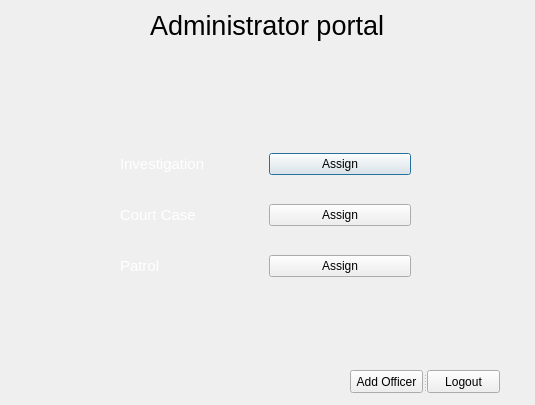
<?xml version="1.0" encoding="UTF-8"?>
<ui version="4.0">
 <class>Administrator</class>
 <widget class="QDialog" name="Administrator">
  <property name="geometry">
   <rect>
    <x>0</x>
    <y>0</y>
    <width>535</width>
    <height>405</height>
   </rect>
  </property>
  <property name="windowTitle">
   <string>Dialog</string>
  </property>
  <property name="styleSheet">
   <string notr="true">Administrator{
background-image:url(:/new/photos/court/5a7f7e53c89b6_lapdvc3.jpg.f4f918bad99fe36f51191df4394af580.jpg);
}</string>
  </property>
  <widget class="QLabel" name="label">
   <property name="geometry">
    <rect>
     <x>150</x>
     <y>10</y>
     <width>261</width>
     <height>31</height>
    </rect>
   </property>
   <property name="palette">
    <palette>
     <active/>
     <inactive/>
     <disabled/>
    </palette>
   </property>
   <property name="font">
    <font>
     <pointsize>20</pointsize>
    </font>
   </property>
   <property name="text">
    <string>Administrator portal</string>
   </property>
  </widget>
  <widget class="QWidget" name="layoutWidget">
   <property name="geometry">
    <rect>
     <x>120</x>
     <y>130</y>
     <width>291</width>
     <height>171</height>
    </rect>
   </property>
   <layout class="QGridLayout" name="gridLayout">
    <item row="0" column="0">
     <widget class="QLabel" name="label_2">
      <property name="palette">
       <palette>
        <active>
         <colorrole role="WindowText">
          <brush brushstyle="SolidPattern">
           <color alpha="255">
            <red>255</red>
            <green>255</green>
            <blue>255</blue>
           </color>
          </brush>
         </colorrole>
        </active>
        <inactive>
         <colorrole role="WindowText">
          <brush brushstyle="SolidPattern">
           <color alpha="255">
            <red>255</red>
            <green>255</green>
            <blue>255</blue>
           </color>
          </brush>
         </colorrole>
        </inactive>
        <disabled>
         <colorrole role="WindowText">
          <brush brushstyle="SolidPattern">
           <color alpha="255">
            <red>120</red>
            <green>120</green>
            <blue>120</blue>
           </color>
          </brush>
         </colorrole>
        </disabled>
       </palette>
      </property>
      <property name="font">
       <font>
        <pointsize>11</pointsize>
       </font>
      </property>
      <property name="text">
       <string>Investigation</string>
      </property>
     </widget>
    </item>
    <item row="0" column="1">
     <widget class="QPushButton" name="pushButton_3">
      <property name="text">
       <string>Assign</string>
      </property>
     </widget>
    </item>
    <item row="1" column="0">
     <widget class="QLabel" name="label_3">
      <property name="palette">
       <palette>
        <active>
         <colorrole role="WindowText">
          <brush brushstyle="SolidPattern">
           <color alpha="255">
            <red>255</red>
            <green>255</green>
            <blue>255</blue>
           </color>
          </brush>
         </colorrole>
        </active>
        <inactive>
         <colorrole role="WindowText">
          <brush brushstyle="SolidPattern">
           <color alpha="255">
            <red>255</red>
            <green>255</green>
            <blue>255</blue>
           </color>
          </brush>
         </colorrole>
        </inactive>
        <disabled>
         <colorrole role="WindowText">
          <brush brushstyle="SolidPattern">
           <color alpha="255">
            <red>120</red>
            <green>120</green>
            <blue>120</blue>
           </color>
          </brush>
         </colorrole>
        </disabled>
       </palette>
      </property>
      <property name="font">
       <font>
        <pointsize>11</pointsize>
       </font>
      </property>
      <property name="text">
       <string>Court Case</string>
      </property>
     </widget>
    </item>
    <item row="1" column="1">
     <widget class="QPushButton" name="courtRoll">
      <property name="text">
       <string>Assign</string>
      </property>
     </widget>
    </item>
    <item row="2" column="0">
     <widget class="QLabel" name="label_4">
      <property name="palette">
       <palette>
        <active>
         <colorrole role="WindowText">
          <brush brushstyle="SolidPattern">
           <color alpha="255">
            <red>255</red>
            <green>255</green>
            <blue>255</blue>
           </color>
          </brush>
         </colorrole>
        </active>
        <inactive>
         <colorrole role="WindowText">
          <brush brushstyle="SolidPattern">
           <color alpha="255">
            <red>255</red>
            <green>255</green>
            <blue>255</blue>
           </color>
          </brush>
         </colorrole>
        </inactive>
        <disabled>
         <colorrole role="WindowText">
          <brush brushstyle="SolidPattern">
           <color alpha="255">
            <red>120</red>
            <green>120</green>
            <blue>120</blue>
           </color>
          </brush>
         </colorrole>
        </disabled>
       </palette>
      </property>
      <property name="font">
       <font>
        <pointsize>11</pointsize>
       </font>
      </property>
      <property name="text">
       <string>Patrol</string>
      </property>
     </widget>
    </item>
    <item row="2" column="1">
     <widget class="QPushButton" name="pushButton_5">
      <property name="text">
       <string>Assign</string>
      </property>
     </widget>
    </item>
   </layout>
  </widget>
  <widget class="QSplitter" name="splitter">
   <property name="geometry">
    <rect>
     <x>350</x>
     <y>370</y>
     <width>150</width>
     <height>23</height>
    </rect>
   </property>
   <property name="orientation">
    <enum>Qt::Horizontal</enum>
   </property>
   <widget class="QPushButton" name="pushButton">
    <property name="text">
     <string>Add Officer</string>
    </property>
   </widget>
   <widget class="QPushButton" name="pushButton_2">
    <property name="text">
     <string>Logout</string>
    </property>
   </widget>
  </widget>
 </widget>
 <resources/>
 <connections/>
</ui>
